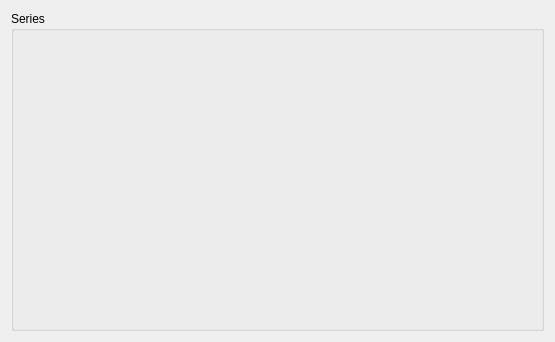
<?xml version="1.0" encoding="UTF-8"?>
<ui version="4.0">
 <class>LineChartSettings</class>
 <widget class="QDialog" name="LineChartSettings">
  <property name="windowModality">
   <enum>Qt::ApplicationModal</enum>
  </property>
  <property name="geometry">
   <rect>
    <x>0</x>
    <y>0</y>
    <width>555</width>
    <height>342</height>
   </rect>
  </property>
  <property name="windowTitle">
   <string>Line Chart Settings</string>
  </property>
  <layout class="QGridLayout" name="gridLayout">
   <item row="0" column="0">
    <widget class="QGroupBox" name="groupBox">
     <property name="title">
      <string>Series</string>
     </property>
     <layout class="QGridLayout" name="gridLayout_2">
      <item row="0" column="0">
       <layout class="QVBoxLayout" name="seriesLayout">
        <property name="spacing">
         <number>0</number>
        </property>
       </layout>
      </item>
     </layout>
    </widget>
   </item>
  </layout>
 </widget>
 <resources/>
 <connections/>
</ui>
